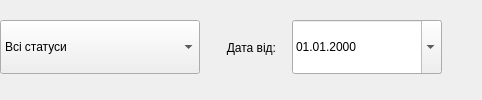
           <widget class="QWidget" name="ordersFilterWidget" native="true">
            <property name="minimumSize">
             <size>
              <width>0</width>
              <height>45</height>
             </size>
            </property>
            <layout class="QHBoxLayout" name="ordersFilterLayout">
             <property name="spacing">
              <number>16</number>
             </property>
             <property name="leftMargin">
              <number>0</number>
             </property>
             <property name="topMargin">
              <number>0</number>
             </property>
             <property name="rightMargin">
              <number>0</number>
             </property>
             <property name="bottomMargin">
              <number>5</number>
             </property>
             <item>
              <widget class="QComboBox" name="orderStatusComboBox">
               <property name="minimumSize">
                <size>
                 <width>200</width>
                 <height>54</height>
                </size>
               </property>
               <item>
                <property name="text">
                 <string>Всі статуси</string>
                </property>
               </item>
               <item>
                <property name="text">
                 <string>Нове</string>
                </property>
               </item>
               <item>
                <property name="text">
                 <string>В обробці</string>
                </property>
               </item>
               <item>
                <property name="text">
                 <string>Відправлено</string>
                </property>
               </item>
               <item>
                <property name="text">
                 <string>Доставлено</string>
                </property>
               </item>
               <item>
                <property name="text">
                 <string>Скасовано</string>
                </property>
               </item>
              </widget>
             </item>
             <item>
              <widget class="QLabel" name="dateFilterLabel">
               <property name="minimumSize">
                <size>
                 <width>60</width>
                 <height>0</height>
                </size>
               </property>
               <property name="text">
                <string>Дата від:</string>
               </property>
               <property name="alignment">
                <set>Qt::AlignmentFlag::AlignRight|Qt::AlignmentFlag::AlignTrailing|Qt::AlignmentFlag::AlignVCenter</set>
               </property>
              </widget>
             </item>
             <item>
              <widget class="QDateEdit" name="orderDateEdit">
               <property name="minimumSize">
                <size>
                 <width>150</width>
                 <height>54</height>
                </size>
               </property>
               <property name="toolTip">
                <string>Фільтрувати замовлення від вказаної дати</string>
               </property>
               <property name="displayFormat">
                <string>dd.MM.yyyy</string>
               </property>
               <property name="calendarPopup">
                <bool>true</bool>
               </property>
              </widget>
             </item>
             <item>
              <spacer name="horizontalSpacer_3">
               <property name="orientation">
                <enum>Qt::Orientation::Horizontal</enum>
               </property>
               <property name="sizeHint" stdset="0">
                <size>
                 <width>40</width>
                 <height>20</height>
                </size>
               </property>
              </spacer>
             </item>
            </layout>
           </widget>
